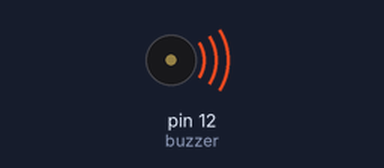
Recording of a sketch running on a simulated Arduino Uno, built with avr-gcc and run on an emulated ATmega328P. Shown: buzzer (waves = sounding).

Above: at 0.1 s.
Timing chart, 0 to 40.0 s (numbered marks = the images above):
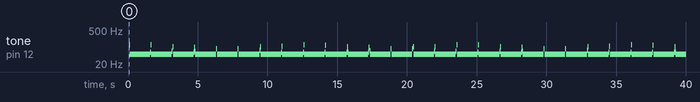

The sketch:

active.ino
```cpp
//www.elegoo.com
//Active Buzzer has a Square Plus on the surface
// Active buzzer project has one output of whatever pin you choose in this case pin 12 and connect to the ground
//You can choose the frequency by having a noise repeate n times for instance 80 and switch between high and low creating
//Square waves where it is making and not making noise, seting delay to be 1 gives you 1 ms of wating
//You can have multiple freqeuencies appear in between each other which combine into one big frequnecy such as the one below

int buzzer = 12;//the pin of the active buzzer
void setup()
{
 pinMode(buzzer,OUTPUT);//initialize the buzzer pin as an output
}

/*
Drawing a graph is hard but basically the square wave looks like this
1111 1111 1100 | 1111 1111 1100 0000 0000 | 1111 1000 1111 1000 1111 1000 1111 1000 |
*/

void loop()
{
 unsigned char i;
 unsigned char j;
 while(1)
 {
    //This sengement creates the
    //1111 1111 1100
    digitalWrite(buzzer,HIGH);
    delay(10);//wait for 1ms
    digitalWrite(buzzer,LOW);
    delay(2);//wait for 1ms
   //output an frequency
   for(i=0;i<80;i++)
   {
    /*
    This segment creates
    1111 1111 1100 0000 0000
    Two iterations of this noise will create a signal as such
    i = 0                    | j = 0     | j = 1     | j = 2     | j = 3     | i = 1
    1111 1111 1100 0000 0000 | 1111 1000 | 1111 1000 | 1111 1000 | 1111 1000 | 1111 1111 1100 0000 0000
    Where next would be j = 0 - 4 creating this unique frequency
    */
    digitalWrite(buzzer,HIGH);
    delay(10);//wait for 1ms
    digitalWrite(buzzer,LOW);
    delay(10);//wait for 1ms
         for(j=0;i<4;i++)
        {
              /*
              This segment creates
              1111 1000 which is repated 4 times
              Giving this
              1111 1000 1111 1000 1111 1000 1111 1000
              After that we return to pervousl loop
              */
              digitalWrite(buzzer,HIGH);
              delay(5);//wait for 1ms
              digitalWrite(buzzer,LOW);
              delay(3);//wait for 1ms
        }
    }
  }
}
```

Measured:
- by itself, tone on pin 12 (buzzer): plays 125 Hz for 0.04 s, 50 Hz for 1.5 s, 62 Hz for 0.04 s, 125 Hz for 0.04 s, 50 Hz for 1.5 s, 68 Hz for 0.04 s … (77 notes in this stretch)
